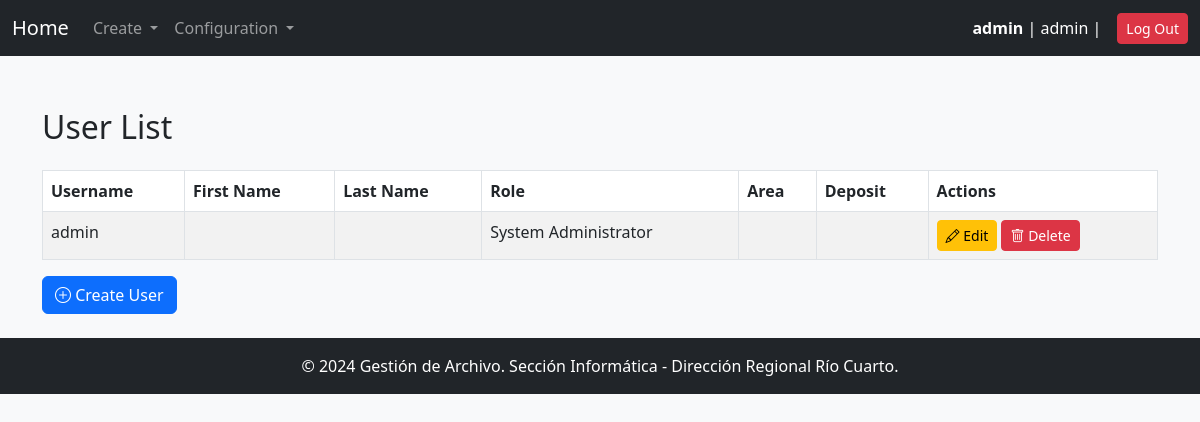
/users/ (signed in), run on an earlier commit of the app's database.
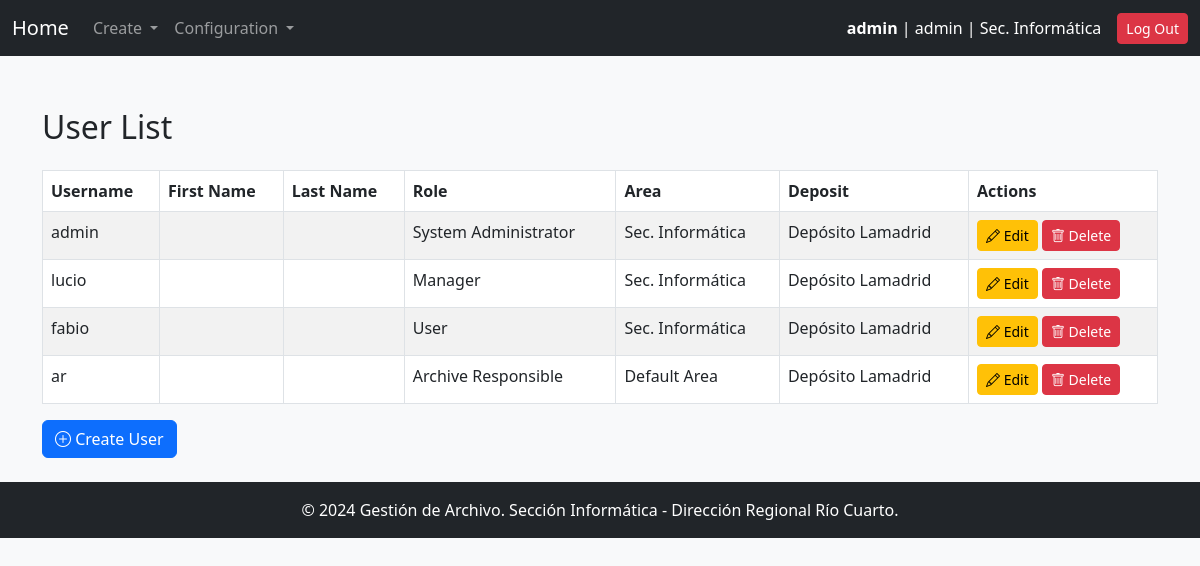
And on a later commit of the database.
### gestion_archivo_app/models.py (models this page shows, shortened)
class User(AbstractUser):
    ROLE_CHOICES = [
        ('user', 'User'),
        ('manager', 'Manager'),
        ('archive_responsible', 'Archive Responsible'),
        ('admin', 'System Administrator')
    ]
    role = models.CharField(max_length=20, choices=ROLE_CHOICES)
    area = models.ForeignKey('Area', on_delete=models.PROTECT, verbose_name="User Area")
    deposit = models.ForeignKey(
        'Area',
        on_delete=models.PROTECT,
        default=get_default_archive,
        verbose_name="Archive",
        related_name='deposits'
    )
    objects = UserManager()
    USERNAME_FIELD = 'username'  # El nombre de usuario es el campo principal
    REQUIRED_FIELDS = []  # No hay campos obligatorios adicionales

class Area(models.Model):
    code = models.CharField(max_length=30, unique=True, verbose_name="Area Code")
    name = models.CharField(max_length=100, unique=True, verbose_name="Area Name")
    description = models.TextField(blank=True, null=True, verbose_name="Description")
    is_deposit = models.BooleanField(default=False, verbose_name="Is Deposit")

### gestion_archivo_app/views.py (the view)
# urls.py: path("users/", user_list, name="user_list"),
@login_required
@user_passes_test_with_message(is_admin, "Only the admin can access this page.")
def user_list(request):
    users = User.objects.all()
    return render(request, "user_list.html", {"users": users})

### gestion_archivo_app/context_processors.py (called while the page is built)
def system_config(request):
    try:
        pagination_limit = int(SystemConfigKeyValues.objects.get(key="pagination_limit").value)
    except SystemConfigKeyValues.DoesNotExist:
        pagination_limit = 10  # Valor por defecto
    try:
        default_archive_code = SystemConfigKeyValues.objects.get(key="default_archive_code").value
    except SystemConfigKeyValues.DoesNotExist:
        default_archive_code = "AADE_ARCHIVE"  # Valor por defecto
    return {
        "pagination_limit": pagination_limit,
        "default_archive_code": default_archive_code,
    }

### gestion_archivo_app/views.py (called while the page is built)
def user_passes_test_with_message(test_func, message="You do not have permission to access this page."):
    def decorator(view_func):
        @wraps(view_func)
        def _wrapped_view(request, *args, **kwargs):
            if test_func(request.user):
                return view_func(request, *args, **kwargs)
            messages.error(request, message)
            return redirect(request.META.get('HTTP_REFERER', '/'))
        return _wrapped_view
    return decorator

def is_admin(user):
    return user.role == 'admin'

### gestion_archivo_app/templates/user_list.html (shortened to what this page needs)
{% extends 'base.html' %}
{% block content %}
<div class="container mt-5">
    <h2 class="mb-4">User List</h2>
    <table class="table table-striped table-bordered">
        <thead>
            <tr>
                <th>Username</th>
                <th>First Name</th>
                <th>Last Name</th>
                <th>Role</th>
                <th>Area</th>
                <th>Deposit</th>
                <th>Actions</th>
            </tr>
        </thead>
        <tbody>
            {% for user in users %}
                <tr>
                    <td>{{ user.username }}</td>
                    <td>{{ user.first_name }}</td>
                    <td>{{ user.last_name }}</td>
                    <td>{{ user.get_role_display }}</td>
                    <td>{{ user.area.name }}</td>
                    <td>{{ user.deposit.name }}</td>
                    <td>
                        <a href="{% url 'user_update' user.id %}" class="btn btn-sm btn-warning">
                            <i class="bi bi-pencil"></i> Edit
                        </a>
                        <a href="{% url 'user_delete' user.id %}" class="btn btn-sm btn-danger">
                            <i class="bi bi-trash"></i> Delete
                        </a>
                    </td>
                </tr>
            {% endfor %}
        </tbody>
    </table>
    <a href="{% url 'user_create' %}" class="btn btn-primary">
        <i class="bi bi-plus-circle"></i> Create User
    </a>
</div>
{% endblock %}

### gestion_archivo_app/templates/base.html (shortened to what this page needs)
<!DOCTYPE html>
<html lang="en">
<head>
    {% load static %}
    <link href="https://cdn.jsdelivr.net/npm/bootstrap@5.3.0/dist/css/bootstrap.min.css" rel="stylesheet">
    <link href="https://cdn.jsdelivr.net/npm/bootstrap-icons/font/bootstrap-icons.css" rel="stylesheet">
</head>
<body class="bg-light" a>
    <nav class="navbar navbar-expand-lg navbar-dark bg-dark">
        <div class="container-fluid">
            <a class="navbar-brand" href="{% url 'main' %}">Home</a>
            <div class="collapse navbar-collapse" id="navbarNav">
                <ul class="navbar-nav me-auto">
                    <li class="nav-item dropdown">
                        <a class="nav-link dropdown-toggle" href="#" id="createDropdown" role="button" data-bs-toggle="dropdown" aria-expanded="false">
                            Create
                        </a>
                    </li>
                {% if user.is_authenticated and user.role == 'admin' %}
                    <li class="nav-item dropdown">
                    <a class="nav-link dropdown-toggle" href="#" id="createDropdown" role="button" data-bs-toggle="dropdown" aria-expanded="false">
                       Configuration
                    </a>
                    </li>
                 {% endif %}
                </ul>
            </div>
                <div class="d-flex align-items-center">
                    {% if user.is_authenticated %}
                        <span class="text-white me-3">
                            <strong>{{ user.username }}</strong> | {{ user.role }} | {{ user.area.name }}
                        </span>
                        <a href="{% url 'logout' %}" class="btn btn-danger btn-sm">Log Out</a>
                    {% else %}
                        <a href="{% url 'login' %}" class="btn btn-success btn-sm">Log In</a>
                    {% endif %}
                </div>
            </div>
    </nav>
    <div class="container-fluid py-4" style='margin-top:-20px' >
        {% block content %}{% endblock %}
    </div>
    <footer class="bg-dark text-white text-center py-3 mt-auto">
        <p class="mb-0">&copy; 2024 Gestión de Archivo. Sección Informática - Dirección Regional Río Cuarto.</p>
    </footer>
</body>
</html>

### gestion_archivo_app/templates/base.html (style rules this page uses)
html { scroll-behavior:auto; }

What changed in the data, as far as the page shows it:
changed User "admin": area.name (not shown) → "Sec. Informática"; deposit.name (not shown) → "Depósito Lamadrid"
added User: username "lucio", role "Manager", area.name "Sec. Informática", deposit.name "Depósito Lamadrid"
added User: username "fabio", role "User", area.name "Sec. Informática", deposit.name "Depósito Lamadrid"
added User: username "ar", role "Archive Responsible", area.name "Default Area", deposit.name "Depósito Lamadrid"
